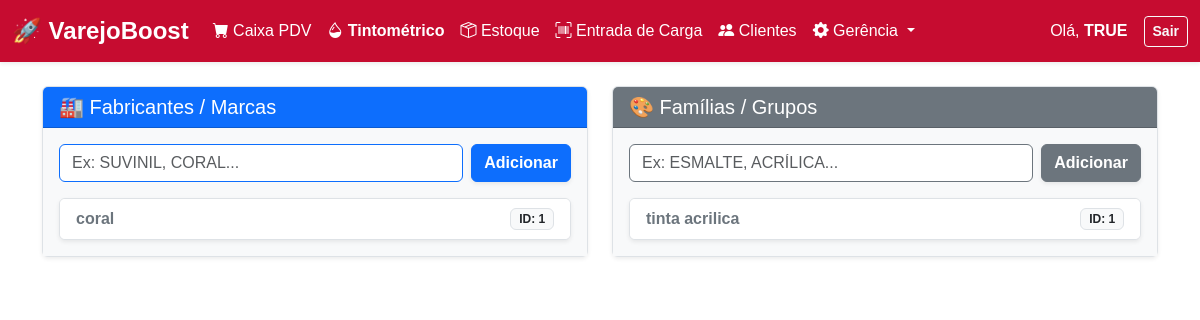
Page /gerencia/auxiliares/ (signed in) on the earlier database version.
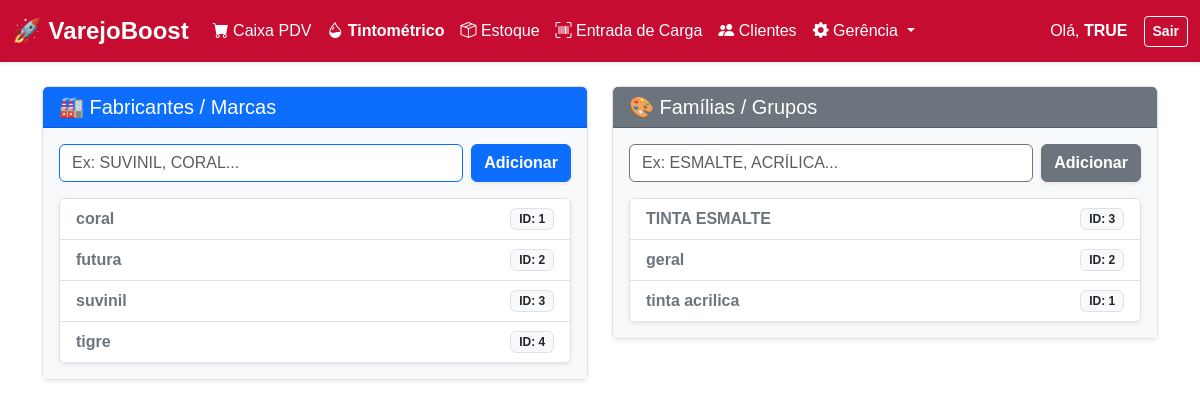
Same page on the later database version.
### inventario/models.py (models this page shows, shortened)
class Marca(models.Model):
    nome = models.CharField(max_length=100, unique=True)

class Familia(models.Model):
    nome = models.CharField(max_length=100, unique=True)

### inventario/views/auxiliares.py (the view)
# urls.py: path('gerencia/auxiliares/', auxiliares.tela_marcas, name='tela_gerencia_auxiliares'),
def tela_marcas(request):
    if 'usuario_logado' not in request.session:
        return redirect('login')
    familias = Familia.objects.all().order_by('nome')
    marcas = Marca.objects.all().order_by('nome')
    return render(request, 'inventario/gerencia_auxiliares.html', {
        'familias': familias, 'marcas': marcas, 'marcas_list': marcas, 'fabricantes': marcas, 'aba_ativa': 'marcas'
    })

### inventario/templates/inventario/gerencia_auxiliares.html (shortened to what this page needs)
{% extends 'inventario/base.html' %}
{% block content %}
<div class="row g-4">
    <div class="col-md-6">
        <div class="card shadow-sm border-0">
            <div class="card-header bg-primary text-white fw-bold">
                <h5 class="mb-0">🏭 Fabricantes / Marcas</h5>
            </div>
            <div class="card-body bg-light">
                <form method="POST" action="{% url 'salvar_marca' %}" class="d-flex gap-2 mb-3">
                    <input type="text" name="nome" class="form-control border-primary" placeholder="Ex: SUVINIL, CORAL..." required>
                    <button type="submit" class="btn btn-primary fw-bold shadow-sm">Adicionar</button>
                </form>
                <div class="bg-white border rounded shadow-sm" style="max-height: 300px; overflow-y: auto;">
                    <ul class="list-group list-group-flush">
                        {% for m in marcas %}
                        <li class="list-group-item d-flex justify-content-between align-items-center">
                            <span class="fw-bold text-secondary">{{ m.nome }}</span>
                            <span class="badge bg-light text-dark border">ID: {{ m.id }}</span>
                        </li>
                        {% empty %}
                        <li class="list-group-item text-muted text-center py-4">Nenhuma marca cadastrada.</li>
                        {% endfor %}
                    </ul>
                </div>
            </div>
        </div>
    </div>
    <div class="col-md-6">
        <div class="card shadow-sm border-0">
            <div class="card-header bg-secondary text-white fw-bold">
                <h5 class="mb-0">🎨 Famílias / Grupos</h5>
            </div>
            <div class="card-body bg-light">
                <form method="POST" action="{% url 'salvar_familia' %}" class="d-flex gap-2 mb-3">
                    <input type="text" name="nome" class="form-control border-secondary" placeholder="Ex: ESMALTE, ACRÍLICA..." required>
                    <button type="submit" class="btn btn-secondary fw-bold shadow-sm">Adicionar</button>
                </form>
                <div class="bg-white border rounded shadow-sm" style="max-height: 300px; overflow-y: auto;">
                    <ul class="list-group list-group-flush">
                        {% for f in familias %}
                        <li class="list-group-item d-flex justify-content-between align-items-center">
                            <span class="fw-bold text-secondary">{{ f.nome }}</span>
                            <span class="badge bg-light text-dark border">ID: {{ f.id }}</span>
                        </li>
                        {% empty %}
                        <li class="list-group-item text-muted text-center py-4">Nenhuma família cadastrada.</li>
                        {% endfor %}
                    </ul>
                </div>
            </div>
        </div>
    </div>
</div>
{% endblock %}

### inventario/templates/inventario/base.html (shortened to what this page needs)
<!DOCTYPE html>
<html lang="pt-br">
<head>
    <link href="https://cdn.jsdelivr.net/npm/bootstrap@5.3.0/dist/css/bootstrap.min.css" rel="stylesheet">
    <link rel="stylesheet" href="https://cdn.jsdelivr.net/npm/bootstrap-icons@1.11.0/font/bootstrap-icons.css">
</head>
<body>
    <nav class="navbar navbar-expand-lg mb-4 shadow-sm">
        <div class="container-fluid">
            <a class="navbar-brand fw-bold fs-4" href="{% url 'painel_principal' %}">🚀 VarejoBoost</a>
            <div class="collapse navbar-collapse" id="navbarNav">
                <ul class="navbar-nav me-auto">
                    <li class="nav-item">
                        <a class="nav-link" href="{% url 'tela_pdv' %}"><i class="bi bi-cart-fill"></i> Caixa PDV</a>
                    </li>
                    <li class="nav-item">
                        <a class="nav-link fw-bold" href="{% url 'tela_tintometrico' %}">
                            <i class="bi bi-droplet-half"></i> Tintométrico
                        </a>
                    </li>
                    <li class="nav-item">
                        <a class="nav-link" href="{% url 'tela_estoque_produtos' %}"><i class="bi bi-box-seam"></i> Estoque</a>
                    </li>
                    <li class="nav-item">
                        <a class="nav-link" href="{% url 'tela_entrada_carga' %}"><i class="bi bi-upc-scan"></i> Entrada de Carga</a>
                    </li>
                    <li class="nav-item">
                        <a class="nav-link" href="{% url 'tela_consultar_clientes' %}"><i class="bi bi-people-fill"></i> Clientes</a>
                    </li>
                    <li class="nav-item dropdown">
                        <a class="nav-link dropdown-toggle" href="#" data-bs-toggle="dropdown">
                            <i class="bi bi-gear-fill"></i> Gerência
                        </a>
                    </li>
                </ul>
                <span class="navbar-text text-white me-3">Olá, <strong>{{ request.session.usuario_logado|upper }}</strong></span>
                <a href="{% url 'logout' %}" class="btn btn-outline-light btn-sm fw-bold">Sair</a>
            </div>
        </div>
    </nav>
    <div class="container">
        {% block content %}{% endblock %}
    </div>
</body>
</html>

### inventario/templates/inventario/base.html (style rules this page uses)
body { background-color: #FFFFFF; color: #101820; font-family: sans-serif; }
.navbar { background-color: #C60C30 !important; z-index: 1000; }
.navbar-brand, .nav-link { color: #FFFFFF !important; font-weight: 500; }
.card { border: 1px solid #dee2e6 !important; }

Differences in the rows shown:
added Marca: nome "futura", id "2"
added Marca: nome "suvinil", id "3"
added Marca: nome "tigre", id "4"
added Familia: nome "TINTA ESMALTE", id "3"
added Familia: nome "geral", id "2"
